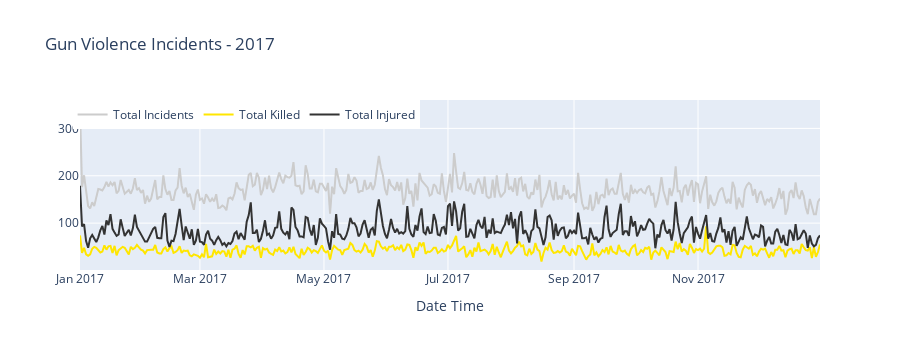

Notebook code for this chart:
### Code cell
temp = df[df['year'] == 2017].groupby('date').agg({'state' : 'count', 'n_killed' : 'sum', 'n_injured' : 'sum'}).reset_index().rename(columns={'state' : 'incidents'})

trace1 = go.Scatter(x = temp.date, y = temp.incidents, name='Total Incidents', mode = "lines", marker = dict(color = '#cccccc'))
trace2 = go.Scatter(x = temp.date, y = temp.n_killed, name="Total Killed", mode = "lines", marker = dict(color = '#ffe600'))
trace3 = go.Scatter(x = temp.date, y = temp.n_injured, name="Total Injured", mode = "lines", marker = dict(color = '#333333'))

data = [trace1, trace2, trace3]
layout = dict(height=350, title = 'Gun Violence Incidents - 2017', legend=dict(orientation="h", x=-.01, y=1), xaxis= dict(title='Date Time', ticklen= 1))
fig = dict(data = data, layout = layout)
iplot(fig)

### Figure 1 — Plotly figure (JSON) as saved in the notebook; plotly's stock layout.template omitted (floating-point values rounded to 4 significant figures; data arrays with more than 128 entries replaced by an {"elided": "..."} marker saying what was removed)
{"data": [{"marker": {"color": "#cccccc"}, "mode": "lines", "name": "Total Incidents", "type": "scatter", "x": {"elided": "364 str values"}, "y": {"elided": "364 int values"}}, {"marker": {"color": "#ffe600"}, "mode": "lines", "name": "Total Killed", "type": "scatter", "x": {"elided": "364 str values"}, "y": {"elided": "364 int values"}}, {"marker": {"color": "#333333"}, "mode": "lines", "name": "Total Injured", "type": "scatter", "x": {"elided": "364 str values"}, "y": {"elided": "364 int values"}}], "layout": {"height": 350, "legend": {"orientation": "h", "x": -0.01, "y": 1}, "title": {"text": "Gun Violence Incidents - 2017"}, "xaxis": {"ticklen": 1, "title": {"text": "Date Time"}}}}
